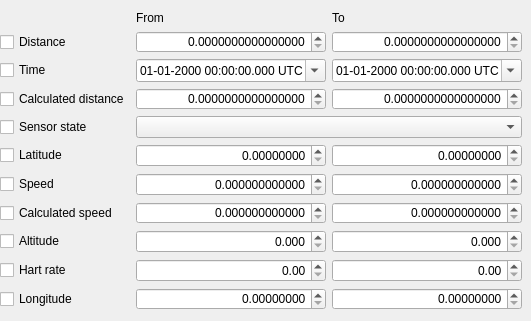
       <widget class="QWidget" name="scrollAreaWidgetContents_5">
        <property name="geometry">
         <rect>
          <x>0</x>
          <y>0</y>
          <width>507</width>
          <height>320</height>
         </rect>
        </property>
        <layout class="QGridLayout" name="gridLayout">
         <property name="leftMargin">
          <number>0</number>
         </property>
         <property name="rightMargin">
          <number>9</number>
         </property>
         <item row="1" column="1">
          <widget class="QDoubleSpinBox" name="doubleSpinBox_31">
           <property name="minimumSize">
            <size>
             <width>0</width>
             <height>22</height>
            </size>
           </property>
           <property name="maximumSize">
            <size>
             <width>16777215</width>
             <height>22</height>
            </size>
           </property>
           <property name="sizeIncrement">
            <size>
             <width>50</width>
             <height>0</height>
            </size>
           </property>
           <property name="alignment">
            <set>Qt::AlignRight|Qt::AlignTrailing|Qt::AlignVCenter</set>
           </property>
           <property name="specialValueText">
            <string/>
           </property>
           <property name="decimals">
            <number>16</number>
           </property>
           <property name="maximum">
            <double>999999.000000000000000</double>
           </property>
           <property name="stepType">
            <enum>QAbstractSpinBox::AdaptiveDecimalStepType</enum>
           </property>
          </widget>
         </item>
         <item row="2" column="0">
          <widget class="QCheckBox" name="checkBox_2">
           <property name="text">
            <string>Time</string>
           </property>
           <property name="checked">
            <bool>false</bool>
           </property>
          </widget>
         </item>
         <item row="0" column="1">
          <widget class="QLabel" name="label_169">
           <property name="text">
            <string>From</string>
           </property>
          </widget>
         </item>
         <item row="7" column="1">
          <widget class="QDoubleSpinBox" name="doubleSpinBox_25">
           <property name="minimumSize">
            <size>
             <width>0</width>
             <height>22</height>
            </size>
           </property>
           <property name="maximumSize">
            <size>
             <width>16777215</width>
             <height>22</height>
            </size>
           </property>
           <property name="sizeIncrement">
            <size>
             <width>50</width>
             <height>0</height>
            </size>
           </property>
           <property name="alignment">
            <set>Qt::AlignRight|Qt::AlignTrailing|Qt::AlignVCenter</set>
           </property>
           <property name="specialValueText">
            <string/>
           </property>
           <property name="decimals">
            <number>12</number>
           </property>
           <property name="maximum">
            <double>999999.000000000000000</double>
           </property>
           <property name="stepType">
            <enum>QAbstractSpinBox::AdaptiveDecimalStepType</enum>
           </property>
          </widget>
         </item>
         <item row="10" column="2">
          <widget class="QDoubleSpinBox" name="doubleSpinBox_16">
           <property name="minimumSize">
            <size>
             <width>0</width>
             <height>22</height>
            </size>
           </property>
           <property name="maximumSize">
            <size>
             <width>16777215</width>
             <height>22</height>
            </size>
           </property>
           <property name="sizeIncrement">
            <size>
             <width>50</width>
             <height>0</height>
            </size>
           </property>
           <property name="alignment">
            <set>Qt::AlignRight|Qt::AlignTrailing|Qt::AlignVCenter</set>
           </property>
           <property name="specialValueText">
            <string/>
           </property>
           <property name="decimals">
            <number>8</number>
           </property>
           <property name="maximum">
            <double>999999.000000000000000</double>
           </property>
           <property name="stepType">
            <enum>QAbstractSpinBox::AdaptiveDecimalStepType</enum>
           </property>
          </widget>
         </item>
         <item row="5" column="2">
          <widget class="QDoubleSpinBox" name="doubleSpinBox_22">
           <property name="sizeIncrement">
            <size>
             <width>50</width>
             <height>0</height>
            </size>
           </property>
           <property name="alignment">
            <set>Qt::AlignRight|Qt::AlignTrailing|Qt::AlignVCenter</set>
           </property>
           <property name="specialValueText">
            <string/>
           </property>
           <property name="decimals">
            <number>8</number>
           </property>
           <property name="maximum">
            <double>999999.000000000000000</double>
           </property>
           <property name="stepType">
            <enum>QAbstractSpinBox::AdaptiveDecimalStepType</enum>
           </property>
          </widget>
         </item>
         <item row="3" column="0">
          <widget class="QCheckBox" name="checkBox_3">
           <property name="text">
            <string>Calculated distance</string>
           </property>
           <property name="checked">
            <bool>false</bool>
           </property>
          </widget>
         </item>
         <item row="10" column="0">
          <widget class="QCheckBox" name="checkBox_10">
           <property name="text">
            <string>Longitude</string>
           </property>
           <property name="checked">
            <bool>false</bool>
           </property>
          </widget>
         </item>
         <item row="7" column="0">
          <widget class="QCheckBox" name="checkBox_7">
           <property name="text">
            <string>Calculated speed</string>
           </property>
           <property name="checked">
            <bool>false</bool>
           </property>
          </widget>
         </item>
         <item row="2" column="2">
          <widget class="QDateTimeEdit" name="dateTimeEdit_4">
           <property name="sizeIncrement">
            <size>
             <width>50</width>
             <height>0</height>
            </size>
           </property>
           <property name="specialValueText">
            <string/>
           </property>
           <property name="currentSection">
            <enum>QDateTimeEdit::DaySection</enum>
           </property>
           <property name="displayFormat">
            <string>dd-MM-yyyy HH:mm:ss.zzz t</string>
           </property>
           <property name="calendarPopup">
            <bool>true</bool>
           </property>
           <property name="timeSpec">
            <enum>Qt::UTC</enum>
           </property>
          </widget>
         </item>
         <item row="3" column="1">
          <widget class="QDoubleSpinBox" name="doubleSpinBox_27">
           <property name="minimumSize">
            <size>
             <width>0</width>
             <height>22</height>
            </size>
           </property>
           <property name="maximumSize">
            <size>
             <width>16777215</width>
             <height>22</height>
            </size>
           </property>
           <property name="sizeIncrement">
            <size>
             <width>50</width>
             <height>0</height>
            </size>
           </property>
           <property name="alignment">
            <set>Qt::AlignRight|Qt::AlignTrailing|Qt::AlignVCenter</set>
           </property>
           <property name="specialValueText">
            <string/>
           </property>
           <property name="decimals">
            <number>16</number>
           </property>
           <property name="maximum">
            <double>999999.000000000000000</double>
           </property>
           <property name="stepType">
            <enum>QAbstractSpinBox::AdaptiveDecimalStepType</enum>
           </property>
          </widget>
         </item>
         <item row="9" column="0">
          <widget class="QCheckBox" name="checkBox_9">
           <property name="text">
            <string>Hart rate</string>
           </property>
           <property name="checked">
            <bool>false</bool>
           </property>
          </widget>
         </item>
         <item row="3" column="2">
          <widget class="QDoubleSpinBox" name="doubleSpinBox_28">
           <property name="minimumSize">
            <size>
             <width>0</width>
             <height>22</height>
            </size>
           </property>
           <property name="maximumSize">
            <size>
             <width>16777215</width>
             <height>22</height>
            </size>
           </property>
           <property name="sizeIncrement">
            <size>
             <width>50</width>
             <height>0</height>
            </size>
           </property>
           <property name="alignment">
            <set>Qt::AlignRight|Qt::AlignTrailing|Qt::AlignVCenter</set>
           </property>
           <property name="specialValueText">
            <string/>
           </property>
           <property name="decimals">
            <number>16</number>
           </property>
           <property name="maximum">
            <double>999999.000000000000000</double>
           </property>
           <property name="stepType">
            <enum>QAbstractSpinBox::AdaptiveDecimalStepType</enum>
           </property>
          </widget>
         </item>
         <item row="8" column="2">
          <widget class="QDoubleSpinBox" name="doubleSpinBox_24">
           <property name="sizeIncrement">
            <size>
             <width>50</width>
             <height>0</height>
            </size>
           </property>
           <property name="alignment">
            <set>Qt::AlignRight|Qt::AlignTrailing|Qt::AlignVCenter</set>
           </property>
           <property name="specialValueText">
            <string/>
           </property>
           <property name="decimals">
            <number>3</number>
           </property>
           <property name="maximum">
            <double>999999.000000000000000</double>
           </property>
           <property name="stepType">
            <enum>QAbstractSpinBox::AdaptiveDecimalStepType</enum>
           </property>
          </widget>
         </item>
         <item row="6" column="1">
          <widget class="QDoubleSpinBox" name="doubleSpinBox_29">
           <property name="sizeIncrement">
            <size>
             <width>50</width>
             <height>0</height>
            </size>
           </property>
           <property name="alignment">
            <set>Qt::AlignRight|Qt::AlignTrailing|Qt::AlignVCenter</set>
           </property>
           <property name="specialValueText">
            <string/>
           </property>
           <property name="decimals">
            <number>12</number>
           </property>
           <property name="maximum">
            <double>999999.000000000000000</double>
           </property>
           <property name="stepType">
            <enum>QAbstractSpinBox::AdaptiveDecimalStepType</enum>
           </property>
          </widget>
         </item>
         <item row="8" column="0">
          <widget class="QCheckBox" name="checkBox_8">
           <property name="text">
            <string>Altitude</string>
           </property>
           <property name="checked">
            <bool>false</bool>
           </property>
          </widget>
         </item>
         <item row="4" column="0">
          <widget class="QCheckBox" name="checkBox_4">
           <property name="text">
            <string>Sensor state</string>
           </property>
           <property name="checked">
            <bool>false</bool>
           </property>
          </widget>
         </item>
         <item row="7" column="2">
          <widget class="QDoubleSpinBox" name="doubleSpinBox_26">
           <property name="minimumSize">
            <size>
             <width>0</width>
             <height>22</height>
            </size>
           </property>
           <property name="maximumSize">
            <size>
             <width>16777215</width>
             <height>22</height>
            </size>
           </property>
           <property name="sizeIncrement">
            <size>
             <width>50</width>
             <height>0</height>
            </size>
           </property>
           <property name="alignment">
            <set>Qt::AlignRight|Qt::AlignTrailing|Qt::AlignVCenter</set>
           </property>
           <property name="specialValueText">
            <string/>
           </property>
           <property name="decimals">
            <number>12</number>
           </property>
           <property name="maximum">
            <double>999999.000000000000000</double>
           </property>
           <property name="stepType">
            <enum>QAbstractSpinBox::AdaptiveDecimalStepType</enum>
           </property>
          </widget>
         </item>
         <item row="9" column="2">
          <widget class="QDoubleSpinBox" name="doubleSpinBox_18">
           <property name="sizeIncrement">
            <size>
             <width>50</width>
             <height>0</height>
            </size>
           </property>
           <property name="alignment">
            <set>Qt::AlignRight|Qt::AlignTrailing|Qt::AlignVCenter</set>
           </property>
           <property name="specialValueText">
            <string/>
           </property>
           <property name="maximum">
            <double>999999.000000000000000</double>
           </property>
           <property name="stepType">
            <enum>QAbstractSpinBox::AdaptiveDecimalStepType</enum>
           </property>
          </widget>
         </item>
         <item row="1" column="2">
          <widget class="QDoubleSpinBox" name="doubleSpinBox_32">
           <property name="minimumSize">
            <size>
             <width>0</width>
             <height>22</height>
            </size>
           </property>
           <property name="maximumSize">
            <size>
             <width>16777215</width>
             <height>22</height>
            </size>
           </property>
           <property name="sizeIncrement">
            <size>
             <width>50</width>
             <height>0</height>
            </size>
           </property>
           <property name="alignment">
            <set>Qt::AlignRight|Qt::AlignTrailing|Qt::AlignVCenter</set>
           </property>
           <property name="specialValueText">
            <string/>
           </property>
           <property name="decimals">
            <number>16</number>
           </property>
           <property name="maximum">
            <double>999999.000000000000000</double>
           </property>
           <property name="stepType">
            <enum>QAbstractSpinBox::AdaptiveDecimalStepType</enum>
           </property>
          </widget>
         </item>
         <item row="0" column="2">
          <widget class="QLabel" name="label_170">
           <property name="text">
            <string>To</string>
           </property>
          </widget>
         </item>
         <item row="6" column="0">
          <widget class="QCheckBox" name="checkBox_6">
           <property name="text">
            <string>Speed</string>
           </property>
           <property name="checked">
            <bool>false</bool>
           </property>
          </widget>
         </item>
         <item row="10" column="1">
          <widget class="QDoubleSpinBox" name="doubleSpinBox_15">
           <property name="minimumSize">
            <size>
             <width>0</width>
             <height>22</height>
            </size>
           </property>
           <property name="maximumSize">
            <size>
             <width>16777215</width>
             <height>22</height>
            </size>
           </property>
           <property name="sizeIncrement">
            <size>
             <width>50</width>
             <height>0</height>
            </size>
           </property>
           <property name="alignment">
            <set>Qt::AlignRight|Qt::AlignTrailing|Qt::AlignVCenter</set>
           </property>
           <property name="specialValueText">
            <string/>
           </property>
           <property name="decimals">
            <number>8</number>
           </property>
           <property name="maximum">
            <double>999999.000000000000000</double>
           </property>
           <property name="stepType">
            <enum>QAbstractSpinBox::AdaptiveDecimalStepType</enum>
           </property>
          </widget>
         </item>
         <item row="1" column="0">
          <widget class="QCheckBox" name="checkBox">
           <property name="text">
            <string>Distance</string>
           </property>
           <property name="checked">
            <bool>false</bool>
           </property>
          </widget>
         </item>
         <item row="6" column="2">
          <widget class="QDoubleSpinBox" name="doubleSpinBox_30">
           <property name="sizeIncrement">
            <size>
             <width>50</width>
             <height>0</height>
            </size>
           </property>
           <property name="alignment">
            <set>Qt::AlignRight|Qt::AlignTrailing|Qt::AlignVCenter</set>
           </property>
           <property name="specialValueText">
            <string/>
           </property>
           <property name="decimals">
            <number>12</number>
           </property>
           <property name="maximum">
            <double>999999.000000000000000</double>
           </property>
           <property name="stepType">
            <enum>QAbstractSpinBox::AdaptiveDecimalStepType</enum>
           </property>
          </widget>
         </item>
         <item row="9" column="1">
          <widget class="QDoubleSpinBox" name="doubleSpinBox_17">
           <property name="sizeIncrement">
            <size>
             <width>50</width>
             <height>0</height>
            </size>
           </property>
           <property name="alignment">
            <set>Qt::AlignRight|Qt::AlignTrailing|Qt::AlignVCenter</set>
           </property>
           <property name="specialValueText">
            <string/>
           </property>
           <property name="maximum">
            <double>999999.000000000000000</double>
           </property>
           <property name="stepType">
            <enum>QAbstractSpinBox::AdaptiveDecimalStepType</enum>
           </property>
          </widget>
         </item>
         <item row="5" column="0">
          <widget class="QCheckBox" name="checkBox_5">
           <property name="text">
            <string>Latitude</string>
           </property>
           <property name="checked">
            <bool>false</bool>
           </property>
          </widget>
         </item>
         <item row="5" column="1">
          <widget class="QDoubleSpinBox" name="doubleSpinBox_21">
           <property name="sizeIncrement">
            <size>
             <width>50</width>
             <height>0</height>
            </size>
           </property>
           <property name="alignment">
            <set>Qt::AlignRight|Qt::AlignTrailing|Qt::AlignVCenter</set>
           </property>
           <property name="specialValueText">
            <string/>
           </property>
           <property name="decimals">
            <number>8</number>
           </property>
           <property name="maximum">
            <double>999999.000000000000000</double>
           </property>
           <property name="stepType">
            <enum>QAbstractSpinBox::AdaptiveDecimalStepType</enum>
           </property>
          </widget>
         </item>
         <item row="2" column="1">
          <widget class="QDateTimeEdit" name="dateTimeEdit_3">
           <property name="sizeIncrement">
            <size>
             <width>50</width>
             <height>0</height>
            </size>
           </property>
           <property name="specialValueText">
            <string/>
           </property>
           <property name="displayFormat">
            <string>dd-MM-yyyy HH:mm:ss.zzz t</string>
           </property>
           <property name="calendarPopup">
            <bool>true</bool>
           </property>
           <property name="timeSpec">
            <enum>Qt::UTC</enum>
           </property>
          </widget>
         </item>
         <item row="8" column="1">
          <widget class="QDoubleSpinBox" name="doubleSpinBox_23">
           <property name="sizeIncrement">
            <size>
             <width>50</width>
             <height>0</height>
            </size>
           </property>
           <property name="alignment">
            <set>Qt::AlignRight|Qt::AlignTrailing|Qt::AlignVCenter</set>
           </property>
           <property name="specialValueText">
            <string/>
           </property>
           <property name="decimals">
            <number>3</number>
           </property>
           <property name="maximum">
            <double>999999.000000000000000</double>
           </property>
           <property name="stepType">
            <enum>QAbstractSpinBox::AdaptiveDecimalStepType</enum>
           </property>
          </widget>
         </item>
         <item row="11" column="1">
          <spacer name="verticalSpacer_4">
           <property name="orientation">
            <enum>Qt::Vertical</enum>
           </property>
           <property name="sizeHint" stdset="0">
            <size>
             <width>20</width>
             <height>40</height>
            </size>
           </property>
          </spacer>
         </item>
         <item row="4" column="1" colspan="2">
          <widget class="QComboBox" name="comboBox_2">
           <property name="sizeIncrement">
            <size>
             <width>50</width>
             <height>0</height>
            </size>
           </property>
           <property name="maxVisibleItems">
            <number>10</number>
           </property>
           <item>
            <property name="text">
             <string/>
            </property>
           </item>
           <item>
            <property name="text">
             <string>None</string>
            </property>
           </item>
           <item>
            <property name="text">
             <string>Absent</string>
            </property>
           </item>
           <item>
            <property name="text">
             <string>Present</string>
            </property>
           </item>
          </widget>
         </item>
        </layout>
       </widget>
